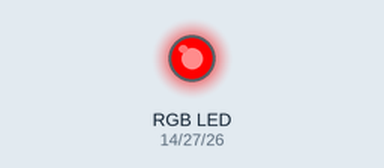
This sketch was run on a simulated ESP32. Shown: an RGB LED mixed from three pins (HIGH = lit).

Above: at 0.2 s.
At 1.2 s:
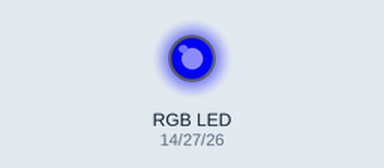
At 2.7 s:
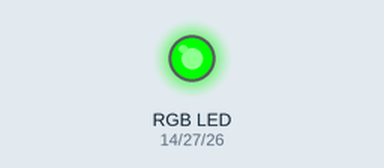
At 3.7 s:
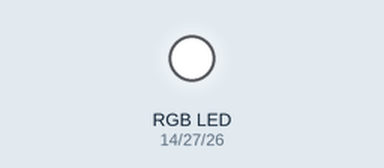
Timing chart, 0 to 4.6 s (numbered marks = the images above):
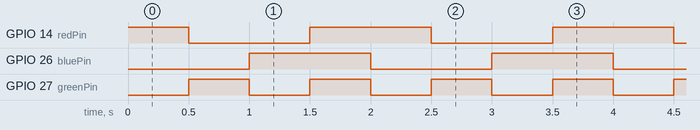

The sketch:

13_rgb.ino
```cpp
const int redPin = 14; // GPIO pin connected to the red LED
const int greenPin = 27; // GPIO pin connected to the green LED
const int bluePin = 26; // GPIO pin connected to the blue LED

void setup() {
  pinMode(redPin, OUTPUT); // Set the red LED pin as output
  pinMode(greenPin, OUTPUT); // Set the green LED pin as output
  pinMode(bluePin, OUTPUT); // Set the blue LED pin as output
}

void color(int r,int g,int b){
  // Set the LED to red
  analogWrite(redPin, r);
  analogWrite(greenPin, g);
  analogWrite(bluePin, b);
  delay(500);
}
void loop() {
 color(255,0,0);

  color(0,255,0);

  color(0,0,255);

  color(255,255,255);
}
```

Measured:
- by itself, GPIO 14 (redPin): repeats every 2.0 s: LOW 1.0 s, HIGH 1.0 s
- by itself, GPIO 26 (bluePin): alternates HIGH for 1.0 s and LOW for 1.0 s
- by itself, GPIO 27 (greenPin): alternates HIGH for 0.50 s and LOW for 0.50 s
